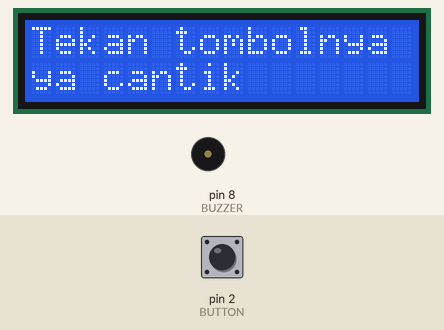
Bench run of a program on a simulated Arduino Nano, built with avr-gcc and run on an emulated ATmega328P. On the bench: 16×2 character LCD, buzzer (waves = sounding). Inputs (shaded band) come from the test bench; at power-on: pin 2 (BUTTON) HIGH. What the program prints to the serial monitor is not drawn.

Above: at 1.2 s.
1.3 s: pin 2 (BUTTON) pulled LOW for 0.15 s
At 4.2 s:
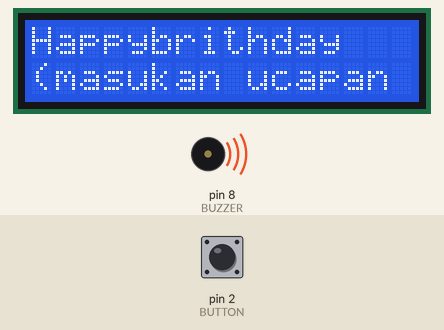
At 15.0 s:
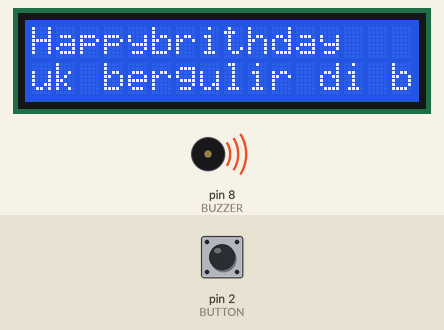
Timing chart, 0 to 16.8 s (numbered marks = the images above; inputs shaded):
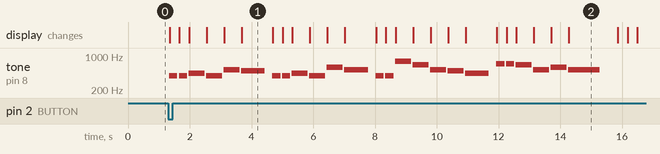

The program:

main.cpp
```cpp
#include <Arduino.h>
#include <Wire.h>
#include <LiquidCrystal_I2C.h>

#define BUZZER 8
#define BUTTON 2

LiquidCrystal_I2C lcd(0x27, 16, 2);

#define C4 262
#define D4 294
#define E4 330
#define F4 349
#define G4 392
#define A4 440
#define B4 494

#define C5 523
#define D5 587
#define E5 659
#define F5 698
#define G5 784

String lirikBawah = "HBD ,(masukan ucapan untuk bergulir di bawah pada lcd 16x2) ";
int posisiScroll = 0;

void scrollBarisBawah() {
  String tampil = lirikBawah.substring(posisiScroll, posisiScroll + 16);
  if (tampil.length() < 16) {
    tampil += lirikBawah.substring(0, 16 - tampil.length());
  }
  lcd.setCursor(0, 1);
  lcd.print(tampil);
  posisiScroll++;
  if (posisiScroll >= (int)lirikBawah.length()) posisiScroll = 0;
}

void mainkanNada(int nada, int durasi) {
  tone(BUZZER, nada);
  scrollBarisBawah();
  delay(durasi);
  noTone(BUZZER);
  delay(50);
}

void happyBirthday() {
  mainkanNada(G4, 250); mainkanNada(G4, 250); mainkanNada(A4, 500);
  mainkanNada(G4, 500); mainkanNada(C5, 500); mainkanNada(B4, 750);
  delay(200);
  mainkanNada(G4, 250); mainkanNada(G4, 250); mainkanNada(A4, 500);
  mainkanNada(G4, 500); mainkanNada(D5, 500); mainkanNada(C5, 750);
  delay(200);
  mainkanNada(G4, 250); mainkanNada(G4, 250); mainkanNada(G5, 500);
  mainkanNada(E5, 500); mainkanNada(C5, 500); mainkanNada(B4, 500); mainkanNada(A4, 750);
  delay(200);
  mainkanNada(F5, 250); mainkanNada(F5, 250); mainkanNada(E5, 500);
  mainkanNada(C5, 500); mainkanNada(D5, 500); mainkanNada(C5, 1000);
  delay(500);
}

void setup() {
  Serial.begin(9600);
  pinMode(BUZZER, OUTPUT);
  pinMode(BUTTON, INPUT_PULLUP);

  lcd.init();
  lcd.backlight();
  lcd.setCursor(0, 0);
  lcd.print("Tekan tombolnya");
  lcd.setCursor(0, 1);
  lcd.print("ya cantik");

  Serial.println("=== SETUP SELESAI, MENUNGGU TOMBOL ===");
}

void loop() {
  if (digitalRead(BUTTON) == LOW) {
    delay(20);
    if (digitalRead(BUTTON) == LOW) {

      Serial.println(">>> TOMBOL DITEKAN - MULAI SIKLUS BARU <<<");

      posisiScroll = 0;

      lcd.clear();
      lcd.setCursor(0, 0);
      lcd.print("Happybrithday");

      happyBirthday();

      Serial.print("Lagu selesai. posisiScroll saat ini = ");
      Serial.println(posisiScroll);

      int posisiAkhir = lirikBawah.length() - 16;  // titik dimana jendela 16-karakter pas di ujung kalimat, tanpa nyerempet ke awal
      if (posisiAkhir < 0) posisiAkhir = 0;

      int langkahTersisa = posisiAkhir - posisiScroll;
      if (langkahTersisa < 0) langkahTersisa = 0;

      Serial.print("Sisa langkah scroll yang akan dijalankan = ");
      Serial.println(langkahTersisa);

      for (int i = 0; i < langkahTersisa; i++) {
        scrollBarisBawah();
        delay(300);
      }

      Serial.println("Scroll sisa selesai. Kembali ke layar awal.");

      lcd.clear();
      lcd.setCursor(0, 0);
      lcd.print("Tekan tombolnya");
      lcd.setCursor(0, 1);
      lcd.print("ya ");

      Serial.println("--- Menunggu tombol dilepas ---");
      while (digitalRead(BUTTON) == LOW) {
        delay(10);
      }
      Serial.println("=== Tombol sudah dilepas. Siap untuk siklus berikutnya ===");

      delay(100);
    }
  }
}
```

Measured:
- after the input at 1.3 s, tone on pin 8 (BUZZER): plays 392 Hz for 0.27 s, 392 Hz for 0.27 s, 440 Hz for 0.52 s, 392 Hz for 0.52 s, 523 Hz for 0.52 s, 494 Hz for 0.77 s … (25 notes in this stretch), starting at once; the display: first changes after 0.05 s (image 1 shows a later state)
- what the display in image 1 shows lasts 1.0 s, from 3.7 s to 4.7 s
